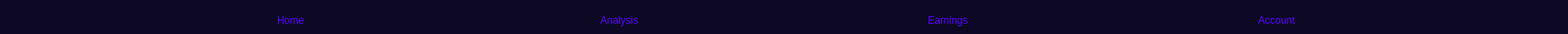
   <widget class="QFrame" name="bottomBar">
    <property name="geometry">
     <rect>
      <x>0</x>
      <y>950</y>
      <width>1851</width>
      <height>40</height>
     </rect>
    </property>
    <property name="minimumSize">
     <size>
      <width>0</width>
      <height>40</height>
     </size>
    </property>
    <property name="maximumSize">
     <size>
      <width>16777215</width>
      <height>40</height>
     </size>
    </property>
    <property name="styleSheet">
     <string notr="true">background-color: rgb(13, 9, 36);</string>
    </property>
    <property name="frameShape">
     <enum>QFrame::NoFrame</enum>
    </property>
    <property name="frameShadow">
     <enum>QFrame::Raised</enum>
    </property>
    <layout class="QHBoxLayout" name="horizontalLayout_41">
     <item>
      <widget class="QPushButton" name="pushButton_17">
       <property name="minimumSize">
        <size>
         <width>100</width>
         <height>26</height>
        </size>
       </property>
       <property name="maximumSize">
        <size>
         <width>26</width>
         <height>26</height>
        </size>
       </property>
       <property name="styleSheet">
        <string notr="true">QPushButton {
	border: none;
	background-color: rgb(13, 9, 36);
	border-radius: 13;
	color: rgb(85, 0, 255);
}

QPushButton:hover {
	background-color: rgb(85, 0, 255);
	color: rgb(7, 255, 119);
}

QPushButton:pressed {
	background-color: rgb(0, 0, 0);
}</string>
       </property>
       <property name="text">
        <string>Home</string>
       </property>
       <property name="icon">
        <iconset resource="krish.qrc">
         <normaloff>:/newPrefix/icons/home.svg</normaloff>:/newPrefix/icons/home.svg</iconset>
       </property>
       <property name="iconSize">
        <size>
         <width>20</width>
         <height>20</height>
        </size>
       </property>
      </widget>
     </item>
     <item>
      <widget class="QPushButton" name="pushButton_18">
       <property name="minimumSize">
        <size>
         <width>100</width>
         <height>26</height>
        </size>
       </property>
       <property name="maximumSize">
        <size>
         <width>26</width>
         <height>26</height>
        </size>
       </property>
       <property name="styleSheet">
        <string notr="true">QPushButton {
	border: none;
	background-color: rgb(13, 9, 36);
	border-radius: 13;
	color: rgb(85, 0, 255);
}

QPushButton:hover {
	background-color: rgb(85, 0, 255);
	color: rgb(7, 255, 119);
}

QPushButton:pressed {
	background-color: rgb(0, 0, 0);
}</string>
       </property>
       <property name="text">
        <string>Analysis</string>
       </property>
       <property name="icon">
        <iconset resource="krish.qrc">
         <normaloff>:/newPrefix/icons/chart.svg</normaloff>:/newPrefix/icons/chart.svg</iconset>
       </property>
       <property name="iconSize">
        <size>
         <width>20</width>
         <height>20</height>
        </size>
       </property>
      </widget>
     </item>
     <item>
      <widget class="QPushButton" name="pushButton_19">
       <property name="minimumSize">
        <size>
         <width>100</width>
         <height>26</height>
        </size>
       </property>
       <property name="maximumSize">
        <size>
         <width>26</width>
         <height>26</height>
        </size>
       </property>
       <property name="styleSheet">
        <string notr="true">QPushButton {
	border: none;
	background-color: rgb(13, 9, 36);
	border-radius: 13;
	color: rgb(85, 0, 255);
}

QPushButton:hover {
	background-color: rgb(85, 0, 255);
	color: rgb(7, 255, 119);
}

QPushButton:pressed {
	background-color: rgb(0, 0, 0);
}</string>
       </property>
       <property name="text">
        <string>Earnings</string>
       </property>
       <property name="icon">
        <iconset resource="krish.qrc">
         <normaloff>:/newPrefix/icons/pouch.svg</normaloff>:/newPrefix/icons/pouch.svg</iconset>
       </property>
       <property name="iconSize">
        <size>
         <width>20</width>
         <height>20</height>
        </size>
       </property>
      </widget>
     </item>
     <item>
      <widget class="QPushButton" name="pushButton_20">
       <property name="minimumSize">
        <size>
         <width>100</width>
         <height>26</height>
        </size>
       </property>
       <property name="maximumSize">
        <size>
         <width>26</width>
         <height>26</height>
        </size>
       </property>
       <property name="styleSheet">
        <string notr="true">QPushButton {
	border: none;
	background-color: rgb(13, 9, 36);
	border-radius: 13;
	color: rgb(85, 0, 255);
}

QPushButton:hover {
	background-color: rgb(85, 0, 255);
	color: rgb(7, 255, 119);
}

QPushButton:pressed {
	background-color: rgb(0, 0, 0);
}</string>
       </property>
       <property name="text">
        <string>Account</string>
       </property>
       <property name="icon">
        <iconset resource="krish.qrc">
         <normaloff>:/newPrefix/icons/account.svg</normaloff>:/newPrefix/icons/account.svg</iconset>
       </property>
       <property name="iconSize">
        <size>
         <width>20</width>
         <height>20</height>
        </size>
       </property>
      </widget>
     </item>
    </layout>
   </widget>
